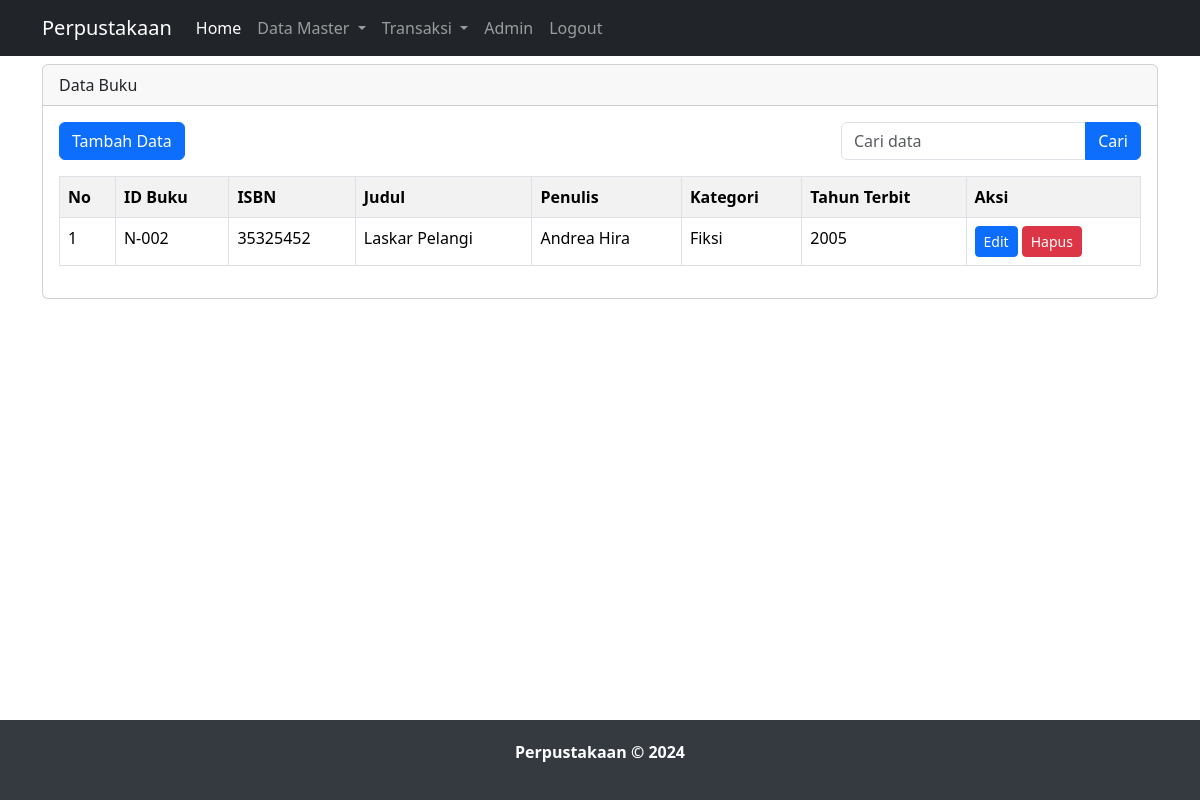
Page /data_buku.php?keyword=Laskar Pelangi on the committed database.
### tables this page shows
CREATE TABLE `buku` (
  `id_buku` varchar(5) NOT NULL,
  `isbn` varchar(30) DEFAULT NULL,
  `judul` varchar(255) DEFAULT NULL,
  `penulis` varchar(11) DEFAULT NULL,
  `id_kategori` int(11) DEFAULT NULL,
  `tahun_terbit` varchar(4) DEFAULT NULL
);

CREATE TABLE `kategori` (
  `id_kategori` int(11) NOT NULL,
  `nama_kategori` varchar(21) DEFAULT NULL
);

### data_buku.php (the view, shortened to what this page needs)
<?php
    include "header.php";
?>
<div class="container">
        <div class="row">
            <div class="col-lg-12 mt-2" style="min-height: 500px;">
            <div class="card">
                <div class="card-header">
                    Data Buku
                </div>
                <div class="card-body">
                    <div class="row">
                        <div class="col">
                            <a href="tambah_buku.php" class="btn btn-primary">Tambah Data</a>
                        </div>
                        <div class="col">
                            <form action="" class="d-flex justify-content-end" method="GET">
                                <div class="input-group" style="max-width: 300px;">
                                    <input type="text" class="form-control" placeholder="Cari data" name="keyword" aria-label="Cari data">
                                    <button type="submit" class="btn btn-primary">Cari</button>
                                </div>
                            </form>
                        </div>
                    </div>
                    <div class="row mt-3">
                        <div class="col">
                            <table class="table table-bordered table-striped">
                                <tr>
                                    <th>No</th>
                                    <th>ID Buku</th>
                                    <th>ISBN</th>
                                    <th>Judul</th>
                                    <th>Penulis</th>
                                    <th>Kategori</th>
                                    <th>Tahun Terbit</th>
                                    <th>Aksi</th>
                                </tr>
                                <?php
                                if(isset($_GET['keyword']) && !empty($_GET['keyword'])){
                                    $keyword = $_GET['keyword'];
                                    $query = mysqli_query($koneksi, "SELECT buku.*, kategori.nama_kategori
                                                                    FROM buku
                                                                    LEFT JOIN kategori ON buku.id_kategori = kategori.id_kategori
                                                                    WHERE buku.judul LIKE '%$keyword%'
                                                                    OR buku.penulis LIKE '%$keyword%'
                                                                    OR buku.isbn LIKE '%$keyword%'");
                                } else {
                                    $query = mysqli_query($koneksi, "SELECT buku.*, kategori.nama_kategori
                                                                    FROM buku
                                                                    LEFT JOIN kategori ON buku.id_kategori = kategori.id_kategori");
                                }
                                $no = 1;
                                while ($ambil_data = mysqli_fetch_array($query)) {
                                    $id_buku = str_pad($ambil_data['id_buku'], 4, '0', STR_PAD_LEFT);
                                ?>
                                <tr>
                                    <td><?php echo $no++; ?></td>
                                    <td><?php echo $id_buku; ?></td>
                                    <td><?php echo isset($ambil_data['isbn']) ? $ambil_data['isbn'] : 'N/A'; ?></td>
                                    <td><?php echo isset($ambil_data['judul']) ? $ambil_data['judul'] : 'N/A'; ?></ td>
                                    <td><?php echo isset($ambil_data['penulis']) ? $ambil_data['penulis'] : 'N/A'; ?></td>
                                    <td><?php echo isset($ambil_data['nama_kategori']) ? $ambil_data['nama_kategori'] : 'N/A'; ?></td>
                                    <td><?php echo isset($ambil_data['tahun_terbit']) ? $ambil_data['tahun_terbit'] : 'N/A'; ?></td>
                                    <td>
                                        <a href="edit_buku.php?id=<?php echo $ambil_data['id_buku']; ?>" class="btn btn-sm btn-primary">Edit</a>
                                        <a href="hapus_buku.php?id=<?php echo $ambil_data['id_buku']; ?>" class="btn btn-sm btn-danger">Hapus</a>
                                    </td>
                                </tr>
                                <?php } ?>
                            </table>
                        </div>
                    </div>
                </div>
            </div>
        </div>
    </div>
</div>

### header.php (style rules this page uses)
html, body { height: 100%; margin: 0; display: flex; flex-direction: column; }
.card { transition: transform 0.3s; }

### rows in the picture
buku: id_buku "N-002", isbn "35325452", judul "Laskar Pelangi", penulis "Andrea Hira", id_kategori.nama_kategori "Fiksi", tahun_terbit "2005"
